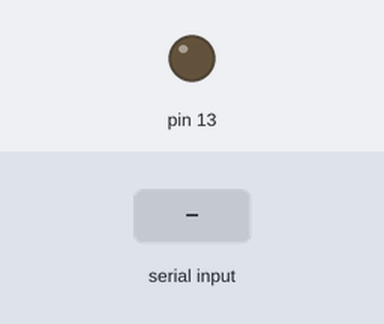
Simulated run of this sketch. Board: Arduino Uno, built with avr-gcc and run on an emulated ATmega328P. Shown: output pins drawn as LEDs (lit = HIGH). Inputs (shaded band) come from the test bench.

Above: at 1.2 s.
1.3 s: "O" received over Serial
At 2.3 s:
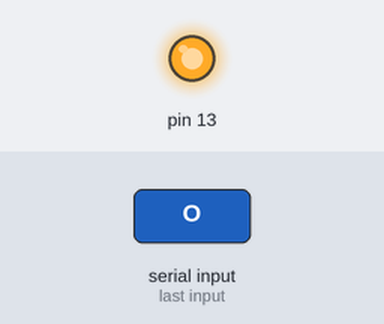
2.8 s: "N" received over Serial
At 3.4 s:
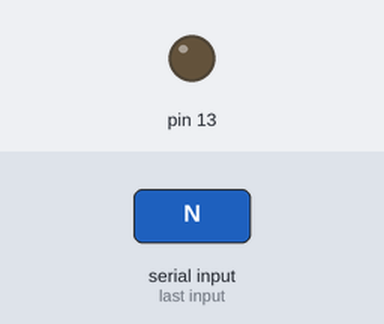
Timing chart, 0 to 5.8 s (numbered marks = the images above; inputs shaded):
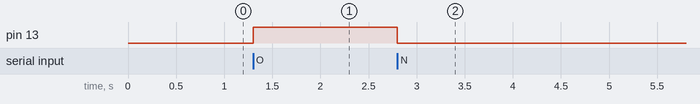

Measured:
- after the input at 1.3 s, pin 13: LOW → HIGH at once
- after the input at 2.8 s, pin 13: HIGH → LOW at once

The sketch:

Serial.comm_qt.ino
```cpp
byte sig;
void setup() {
  // put your setup code here, to run once:
  pinMode(13, OUTPUT);
  Serial.begin(9600);

}

void loop() {
  // put your main code here, to run repeatedly:
  if(Serial.available()>0)
  {
    sig = Serial.read();
    if(sig == 'O') {
      digitalWrite(13, HIGH);
    }
    if(sig == 'N')
    {
      digitalWrite(13, LOW);
    }
  }

}
```
